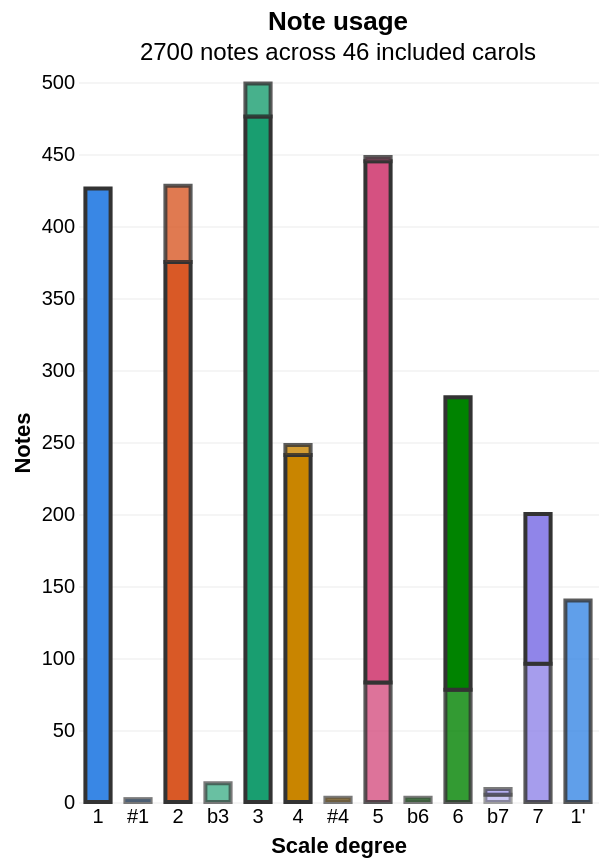

Here is the Vega-Lite specification saved for this chart:
### Vega-Lite specification from a JSON file in a GitHub repository (floating-point values rounded to 4 significant figures)
{"$schema": "https://vega.github.io/schema/vega-lite/v5.json", "title": {"text": "Note usage", "subtitle": "2700 notes across 46 included carols"}, "width": "container", "height": 360, "params": [{"name": "octaves", "value": "merged", "bind": {"input": "radio", "options": ["merged", "split"], "name": "Octaves "}}, {"name": "accidentals", "value": "split", "bind": {"input": "radio", "options": ["merged", "split"], "name": "Accidentals "}}], "data": {"values": [{"bar": "1", "barPitch": 60, "note": "1", "pitch": 60, "octave": 0, "accidental": 0, "degree": 1, "count": 426, "octaves": "merged", "accidentals": "merged", "shade": 1}, {"bar": "1", "barPitch": 60, "note": "#1", "pitch": 61, "octave": 0, "accidental": 1, "degree": 1, "count": 2, "octaves": "merged", "accidentals": "merged", "shade": 0.65}, {"bar": "2", "barPitch": 62, "note": "2", "pitch": 62, "octave": 0, "accidental": 0, "degree": 2, "count": 375, "octaves": "merged", "accidentals": "merged", "shade": 1}, {"bar": "2", "barPitch": 62, "note": "2'", "pitch": 74, "octave": 1, "accidental": 0, "degree": 2, "count": 53, "octaves": "merged", "accidentals": "merged", "shade": 0.8}, {"bar": "3", "barPitch": 64, "note": "b3", "pitch": 63, "octave": 0, "accidental": -1, "degree": 3, "count": 13, "octaves": "merged", "accidentals": "merged", "shade": 0.65}, {"bar": "3", "barPitch": 64, "note": "3", "pitch": 64, "octave": 0, "accidental": 0, "degree": 3, "count": 476, "octaves": "merged", "accidentals": "merged", "shade": 1}, {"bar": "3", "barPitch": 64, "note": "3'", "pitch": 76, "octave": 1, "accidental": 0, "degree": 3, "count": 23, "octaves": "merged", "accidentals": "merged", "shade": 0.8}, {"bar": "4", "barPitch": 65, "note": "4", "pitch": 65, "octave": 0, "accidental": 0, "degree": 4, "count": 241, "octaves": "merged", "accidentals": "merged", "shade": 1}, {"bar": "4", "barPitch": 65, "note": "#4", "pitch": 66, "octave": 0, "accidental": 1, "degree": 4, "count": 3, "octaves": "merged", "accidentals": "merged", "shade": 0.65}, {"bar": "4", "barPitch": 65, "note": "4'", "pitch": 77, "octave": 1, "accidental": 0, "degree": 4, "count": 7, "octaves": "merged", "accidentals": "merged", "shade": 0.8}, {"bar": "5", "barPitch": 67, "note": "5,", "pitch": 55, "octave": -1, "accidental": 0, "degree": 5, "count": 83, "octaves": "merged", "accidentals": "merged", "shade": 0.8}, {"bar": "5", "barPitch": 67, "note": "5", "pitch": 67, "octave": 0, "accidental": 0, "degree": 5, "count": 362, "octaves": "merged", "accidentals": "merged", "shade": 1}, {"bar": "5", "barPitch": 67, "note": "5'", "pitch": 79, "octave": 1, "accidental": 0, "degree": 5, "count": 3, "octaves": "merged", "accidentals": "merged", "shade": 0.8}, {"bar": "6", "barPitch": 69, "note": "6,", "pitch": 57, "octave": -1, "accidental": 0, "degree": 6, "count": 78, "octaves": "merged", "accidentals": "merged", "shade": 0.8}, {"bar": "6", "barPitch": 69, "note": "b6", "pitch": 68, "octave": 0, "accidental": -1, "degree": 6, "count": 3, "octaves": "merged", "accidentals": "merged", "shade": 0.65}, {"bar": "6", "barPitch": 69, "note": "6", "pitch": 69, "octave": 0, "accidental": 0, "degree": 6, "count": 203, "octaves": "merged", "accidentals": "merged", "shade": 1}, {"bar": "7", "barPitch": 71, "note": "b7,", "pitch": 58, "octave": -1, "accidental": -1, "degree": 7, "count": 5, "octaves": "merged", "accidentals": "merged", "shade": 0.45}, {"bar": "7", "barPitch": 71, "note": "7,", "pitch": 59, "octave": -1, "accidental": 0, "degree": 7, "count": 96, "octaves": "merged", "accidentals": "merged", "shade": 0.8}, {"bar": "7", "barPitch": 71, "note": "b7", "pitch": 70, "octave": 0, "accidental": -1, "degree": 7, "count": 4, "octaves": "merged", "accidentals": "merged", "shade": 0.65}, {"bar": "7", "barPitch": 71, "note": "7", "pitch": 71, "octave": 0, "accidental": 0, "degree": 7, "count": 104, "octaves": "merged", "accidentals": "merged", "shade": 1}, {"bar": "1'", "barPitch": 72, "note": "1'", "pitch": 72, "octave": 1, "accidental": 0, "degree": 1, "count": 140, "octaves": "merged", "accidentals": "merged", "shade": 0.8}, {"bar": "1", "barPitch": 60, "note": "1", "pitch": 60, "octave": 0, "accidental": 0, "degree": 1, "count": 426, "octaves": "merged", "accidentals": "split", "shade": 1}, {"bar": "#1", "barPitch": 61, "note": "#1", "pitch": 61, "octave": 0, "accidental": 1, "degree": 1, "count": 2, "octaves": "merged", "accidentals": "split", "shade": 0.65}, {"bar": "2", "barPitch": 62, "note": "2", "pitch": 62, "octave": 0, "accidental": 0, "degree": 2, "count": 375, "octaves": "merged", "accidentals": "split", "shade": 1}, {"bar": "2", "barPitch": 62, "note": "2'", "pitch": 74, "octave": 1, "accidental": 0, "degree": 2, "count": 53, "octaves": "merged", "accidentals": "split", "shade": 0.8}, {"bar": "b3", "barPitch": 63, "note": "b3", "pitch": 63, "octave": 0, "accidental": -1, "degree": 3, "count": 13, "octaves": "merged", "accidentals": "split", "shade": 0.65}, {"bar": "3", "barPitch": 64, "note": "3", "pitch": 64, "octave": 0, "accidental": 0, "degree": 3, "count": 476, "octaves": "merged", "accidentals": "split", "shade": 1}, {"bar": "3", "barPitch": 64, "note": "3'", "pitch": 76, "octave": 1, "accidental": 0, "degree": 3, "count": 23, "octaves": "merged", "accidentals": "split", "shade": 0.8}, {"bar": "4", "barPitch": 65, "note": "4", "pitch": 65, "octave": 0, "accidental": 0, "degree": 4, "count": 241, "octaves": "merged", "accidentals": "split", "shade": 1}, {"bar": "4", "barPitch": 65, "note": "4'", "pitch": 77, "octave": 1, "accidental": 0, "degree": 4, "count": 7, "octaves": "merged", "accidentals": "split", "shade": 0.8}, {"bar": "#4", "barPitch": 66, "note": "#4", "pitch": 66, "octave": 0, "accidental": 1, "degree": 4, "count": 3, "octaves": "merged", "accidentals": "split", "shade": 0.65}, {"bar": "5", "barPitch": 67, "note": "5,", "pitch": 55, "octave": -1, "accidental": 0, "degree": 5, "count": 83, "octaves": "merged", "accidentals": "split", "shade": 0.8}, {"bar": "5", "barPitch": 67, "note": "5", "pitch": 67, "octave": 0, "accidental": 0, "degree": 5, "count": 362, "octaves": "merged", "accidentals": "split", "shade": 1}, {"bar": "5", "barPitch": 67, "note": "5'", "pitch": 79, "octave": 1, "accidental": 0, "degree": 5, "count": 3, "octaves": "merged", "accidentals": "split", "shade": 0.8}, {"bar": "b6", "barPitch": 68, "note": "b6", "pitch": 68, "octave": 0, "accidental": -1, "degree": 6, "count": 3, "octaves": "merged", "accidentals": "split", "shade": 0.65}, {"bar": "6", "barPitch": 69, "note": "6,", "pitch": 57, "octave": -1, "accidental": 0, "degree": 6, "count": 78, "octaves": "merged", "accidentals": "split", "shade": 0.8}, {"bar": "6", "barPitch": 69, "note": "6", "pitch": 69, "octave": 0, "accidental": 0, "degree": 6, "count": 203, "octaves": "merged", "accidentals": "split", "shade": 1}, {"bar": "b7", "barPitch": 70, "note": "b7,", "pitch": 58, "octave": -1, "accidental": -1, "degree": 7, "count": 5, "octaves": "merged", "accidentals": "split", "shade": 0.45}, {"bar": "b7", "barPitch": 70, "note": "b7", "pitch": 70, "octave": 0, "accidental": -1, "degree": 7, "count": 4, "octaves": "merged", "accidentals": "split", "shade": 0.65}, {"bar": "7", "barPitch": 71, "note": "7,", "pitch": 59, "octave": -1, "accidental": 0, "degree": 7, "count": 96, "octaves": "merged", "accidentals": "split", "shade": 0.8}, {"bar": "7", "barPitch": 71, "note": "7", "pitch": 71, "octave": 0, "accidental": 0, "degree": 7, "count": 104, "octaves": "merged", "accidentals": "split", "shade": 1}, {"bar": "1'", "barPitch": 72, "note": "1'", "pitch": 72, "octave": 1, "accidental": 0, "degree": 1, "count": 140, "octaves": "merged", "accidentals": "split", "shade": 0.8}, {"bar": "5,", "barPitch": 55, "note": "5,", "pitch": 55, "octave": -1, "accidental": 0, "degree": 5, "count": 83, "octaves": "split", "accidentals": "merged", "shade": 0.8}, {"bar": "6,", "barPitch": 57, "note": "6,", "pitch": 57, "octave": -1, "accidental": 0, "degree": 6, "count": 78, "octaves": "split", "accidentals": "merged", "shade": 0.8}, {"bar": "7,", "barPitch": 59, "note": "b7,", "pitch": 58, "octave": -1, "accidental": -1, "degree": 7, "count": 5, "octaves": "split", "accidentals": "merged", "shade": 0.45}, {"bar": "7,", "barPitch": 59, "note": "7,", "pitch": 59, "octave": -1, "accidental": 0, "degree": 7, "count": 96, "octaves": "split", "accidentals": "merged", "shade": 0.8}, {"bar": "1", "barPitch": 60, "note": "1", "pitch": 60, "octave": 0, "accidental": 0, "degree": 1, "count": 426, "octaves": "split", "accidentals": "merged", "shade": 1}, {"bar": "1", "barPitch": 60, "note": "#1", "pitch": 61, "octave": 0, "accidental": 1, "degree": 1, "count": 2, "octaves": "split", "accidentals": "merged", "shade": 0.65}, {"bar": "2", "barPitch": 62, "note": "2", "pitch": 62, "octave": 0, "accidental": 0, "degree": 2, "count": 375, "octaves": "split", "accidentals": "merged", "shade": 1}, {"bar": "3", "barPitch": 64, "note": "b3", "pitch": 63, "octave": 0, "accidental": -1, "degree": 3, "count": 13, "octaves": "split", "accidentals": "merged", "shade": 0.65}, {"bar": "3", "barPitch": 64, "note": "3", "pitch": 64, "octave": 0, "accidental": 0, "degree": 3, "count": 476, "octaves": "split", "accidentals": "merged", "shade": 1}, {"bar": "4", "barPitch": 65, "note": "4", "pitch": 65, "octave": 0, "accidental": 0, "degree": 4, "count": 241, "octaves": "split", "accidentals": "merged", "shade": 1}, {"bar": "4", "barPitch": 65, "note": "#4", "pitch": 66, "octave": 0, "accidental": 1, "degree": 4, "count": 3, "octaves": "split", "accidentals": "merged", "shade": 0.65}, {"bar": "5", "barPitch": 67, "note": "5", "pitch": 67, "octave": 0, "accidental": 0, "degree": 5, "count": 362, "octaves": "split", "accidentals": "merged", "shade": 1}, {"bar": "6", "barPitch": 69, "note": "b6", "pitch": 68, "octave": 0, "accidental": -1, "degree": 6, "count": 3, "octaves": "split", "accidentals": "merged", "shade": 0.65}, {"bar": "6", "barPitch": 69, "note": "6", "pitch": 69, "octave": 0, "accidental": 0, "degree": 6, "count": 203, "octaves": "split", "accidentals": "merged", "shade": 1}, {"bar": "7", "barPitch": 71, "note": "b7", "pitch": 70, "octave": 0, "accidental": -1, "degree": 7, "count": 4, "octaves": "split", "accidentals": "merged", "shade": 0.65}, {"bar": "7", "barPitch": 71, "note": "7", "pitch": 71, "octave": 0, "accidental": 0, "degree": 7, "count": 104, "octaves": "split", "accidentals": "merged", "shade": 1}, {"bar": "1'", "barPitch": 72, "note": "1'", "pitch": 72, "octave": 1, "accidental": 0, "degree": 1, "count": 140, "octaves": "split", "accidentals": "merged", "shade": 0.8}, {"bar": "2'", "barPitch": 74, "note": "2'", "pitch": 74, "octave": 1, "accidental": 0, "degree": 2, "count": 53, "octaves": "split", "accidentals": "merged", "shade": 0.8}, {"bar": "3'", "barPitch": 76, "note": "3'", "pitch": 76, "octave": 1, "accidental": 0, "degree": 3, "count": 23, "octaves": "split", "accidentals": "merged", "shade": 0.8}, {"bar": "4'", "barPitch": 77, "note": "4'", "pitch": 77, "octave": 1, "accidental": 0, "degree": 4, "count": 7, "octaves": "split", "accidentals": "merged", "shade": 0.8}, {"bar": "5'", "barPitch": 79, "note": "5'", "pitch": 79, "octave": 1, "accidental": 0, "degree": 5, "count": 3, "octaves": "split", "accidentals": "merged", "shade": 0.8}, {"bar": "5,", "barPitch": 55, "note": "5,", "pitch": 55, "octave": -1, "accidental": 0, "degree": 5, "count": 83, "octaves": "split", "accidentals": "split", "shade": 0.8}, {"bar": "6,", "barPitch": 57, "note": "6,", "pitch": 57, "octave": -1, "accidental": 0, "degree": 6, "count": 78, "octaves": "split", "accidentals": "split", "shade": 0.8}, {"bar": "b7,", "barPitch": 58, "note": "b7,", "pitch": 58, "octave": -1, "accidental": -1, "degree": 7, "count": 5, "octaves": "split", "accidentals": "split", "shade": 0.45}, {"bar": "7,", "barPitch": 59, "note": "7,", "pitch": 59, "octave": -1, "accidental": 0, "degree": 7, "count": 96, "octaves": "split", "accidentals": "split", "shade": 0.8}, {"bar": "1", "barPitch": 60, "note": "1", "pitch": 60, "octave": 0, "accidental": 0, "degree": 1, "count": 426, "octaves": "split", "accidentals": "split", "shade": 1}, {"bar": "#1", "barPitch": 61, "note": "#1", "pitch": 61, "octave": 0, "accidental": 1, "degree": 1, "count": 2, "octaves": "split", "accidentals": "split", "shade": 0.65}, {"bar": "2", "barPitch": 62, "note": "2", "pitch": 62, "octave": 0, "accidental": 0, "degree": 2, "count": 375, "octaves": "split", "accidentals": "split", "shade": 1}, {"bar": "b3", "barPitch": 63, "note": "b3", "pitch": 63, "octave": 0, "accidental": -1, "degree": 3, "count": 13, "octaves": "split", "accidentals": "split", "shade": 0.65}, {"bar": "3", "barPitch": 64, "note": "3", "pitch": 64, "octave": 0, "accidental": 0, "degree": 3, "count": 476, "octaves": "split", "accidentals": "split", "shade": 1}, {"bar": "4", "barPitch": 65, "note": "4", "pitch": 65, "octave": 0, "accidental": 0, "degree": 4, "count": 241, "octaves": "split", "accidentals": "split", "shade": 1}, {"bar": "#4", "barPitch": 66, "note": "#4", "pitch": 66, "octave": 0, "accidental": 1, "degree": 4, "count": 3, "octaves": "split", "accidentals": "split", "shade": 0.65}, {"bar": "5", "barPitch": 67, "note": "5", "pitch": 67, "octave": 0, "accidental": 0, "degree": 5, "count": 362, "octaves": "split", "accidentals": "split", "shade": 1}, {"bar": "b6", "barPitch": 68, "note": "b6", "pitch": 68, "octave": 0, "accidental": -1, "degree": 6, "count": 3, "octaves": "split", "accidentals": "split", "shade": 0.65}, {"bar": "6", "barPitch": 69, "note": "6", "pitch": 69, "octave": 0, "accidental": 0, "degree": 6, "count": 203, "octaves": "split", "accidentals": "split", "shade": 1}, {"bar": "b7", "barPitch": 70, "note": "b7", "pitch": 70, "octave": 0, "accidental": -1, "degree": 7, "count": 4, "octaves": "split", "accidentals": "split", "shade": 0.65}, {"bar": "7", "barPitch": 71, "note": "7", "pitch": 71, "octave": 0, "accidental": 0, "degree": 7, "count": 104, "octaves": "split", "accidentals": "split", "shade": 1}, {"bar": "1'", "barPitch": 72, "note": "1'", "pitch": 72, "octave": 1, "accidental": 0, "degree": 1, "count": 140, "octaves": "split", "accidentals": "split", "shade": 0.8}, {"bar": "2'", "barPitch": 74, "note": "2'", "pitch": 74, "octave": 1, "accidental": 0, "degree": 2, "count": 53, "octaves": "split", "accidentals": "split", "shade": 0.8}, {"bar": "3'", "barPitch": 76, "note": "3'", "pitch": 76, "octave": 1, "accidental": 0, "degree": 3, "count": 23, "octaves": "split", "accidentals": "split", "shade": 0.8}, {"bar": "4'", "barPitch": 77, "note": "4'", "pitch": 77, "octave": 1, "accidental": 0, "degree": 4, "count": 7, "octaves": "split", "accidentals": "split", "shade": 0.8}, {"bar": "5'", "barPitch": 79, "note": "5'", "pitch": 79, "octave": 1, "accidental": 0, "degree": 5, "count": 3, "octaves": "split", "accidentals": "split", "shade": 0.8}]}, "transform": [{"filter": "datum.octaves === octaves && datum.accidentals === accidentals"}], "mark": {"type": "bar", "width": {"band": 0.7}, "stroke": "#333333", "strokeWidth": 2}, "encoding": {"x": {"field": "bar", "type": "nominal", "sort": {"field": "barPitch", "op": "min"}, "title": "Scale degree", "axis": {"labelAngle": 0}}, "y": {"field": "count", "type": "quantitative", "stack": "zero", "title": "Notes", "axis": {"gridOpacity": 0.3}}, "color": {"field": "degree", "type": "nominal", "scale": {"domain": [1, 2, 3, 4, 5, 6, 7], "range": ["#3987e5", "#d95926", "#199e70", "#c98500", "#d55181", "#008300", "#9085e9"]}, "legend": null}, "opacity": {"field": "shade", "type": "quantitative", "scale": null}, "order": {"field": "pitch"}, "tooltip": [{"field": "note", "title": "Note"}, {"field": "count", "title": "Count"}]}, "config": {"view": {"stroke": null}, "axis": {"domain": false, "ticks": false}}}
